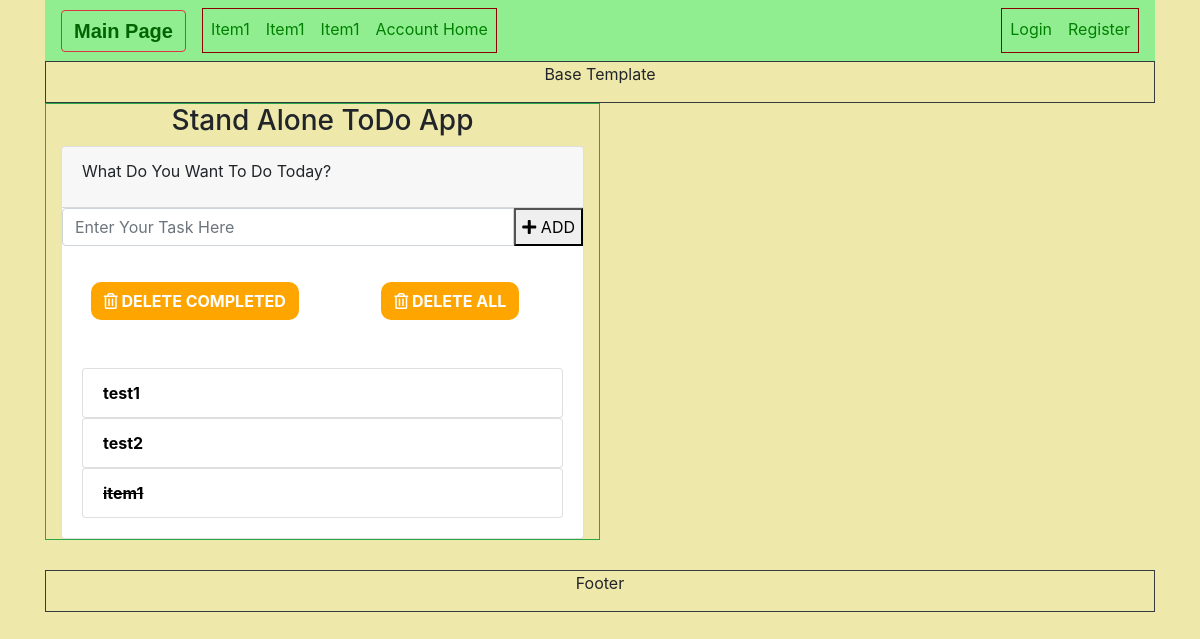
/todo/, run on an earlier commit of the app's database.
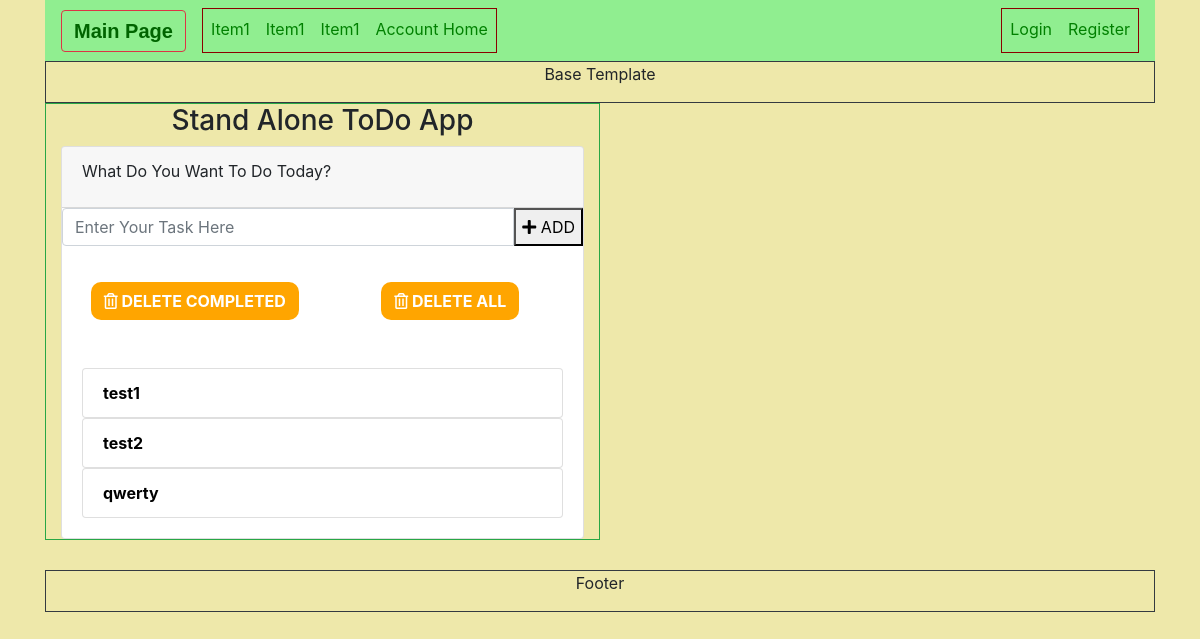
And on a later commit of the database.
### Todo/models.py (models this page shows, shortened)
class Todo(models.Model):
    text = models.CharField(max_length=50)
    complete = models.BooleanField(default=False)

### Todo/views.py (the view)
# urls.py: path('', todo_home, name='todo_home'),
def todo_home(request):
    todo_list = Todo.objects.order_by('id')
    new_todo_form = NewTodoForm
    args = {'todo_list': todo_list, 'form': new_todo_form}
    return render(request, template_name='todo/todo_home.html', context=args)

### Todo/templates/todo/todo_home.html (shortened to what this page needs)
{% extends 'base.html' %}
{% load static %}
{% block head %}
    <link rel="stylesheet" href="{% static 'todo_home.css' %}" type="text/css">
{% endblock %}
{% block content %}
    <article class="border border-success article-todo col-lg-6">
        <div>
            <h3 class="text-center">Stand Alone ToDo App</h3>
        </div>
        <div>
            <div class="card">
                <div class="card-header">
                    <p class="card-title">
                        What Do You Want To Do Today?
                    </p>
                </div>
                <div>
                    <form action="{% url 'todo:add_todo' %}" method="post" role="form">
                        <div class="form-group">
                            <div class="input-group">
                                {{ form.text }}
                                <button type="submit"><span><i class="fas fa-plus"></i></span> ADD</button>
                            </div>
                        </div>
                    </form>
                </div>
                <div class="card-body">
                    <div class="buttons">
                        <div class="row text-center">
                            <div class="col">
                                <a href="{% url 'todo:delete_complete' %}">
                                    <button class="btn delete_btn"><span><i class="far fa-trash-alt"></i></span> Delete Completed</button>
                                </a>
                            </div>
                            <div class="col">
                                <a href="{% url 'todo:delete_all' %}">
                                    <button class="btn delete_btn"><span><i class="far fa-trash-alt"></i></span> Delete All</button>
                                </a>
                            </div>
                        </div>
                    </div>
                    <div class="card-text">
                        <ul class="list-group">
                            {% for item in todo_list %}
                                {% if item.complete %}
                                    <a class="todo-completed" href="{% url 'complete' item.id %}">
                                    <li class="list-group-item">
                                        {{ item.text }}
                                    </li>
                                    </a>
                                {% else %}
                                    <a href="{% url 'todo:complete' item.id %}">
                                        <li class="list-group-item">
                                            {{ item.text }}
                                        </li>
                                    </a>
                                {% endif %}
                            {% endfor %}
                        </ul>
                    </div>
                </div>
            </div>
        </div>
    </article>
{% endblock %}

What changed in the data, as far as the page shows it:
removed Todo: text "item1"
added Todo: text "qwerty"
